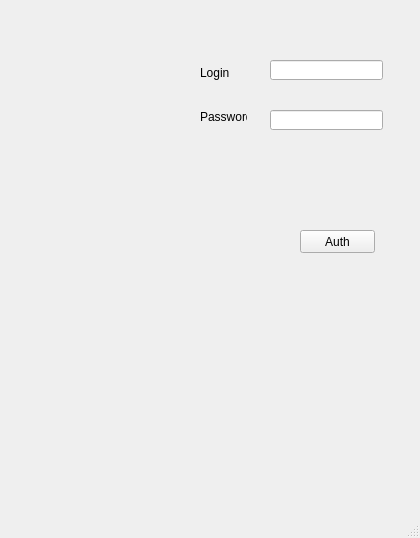
<?xml version="1.0" encoding="UTF-8"?>
<ui version="4.0">
 <class>MainWindow</class>
 <widget class="QMainWindow" name="MainWindow">
  <property name="geometry">
   <rect>
    <x>0</x>
    <y>0</y>
    <width>420</width>
    <height>538</height>
   </rect>
  </property>
  <property name="windowTitle">
   <string>MainWindow</string>
  </property>
  <widget class="QWidget" name="centralwidget">
   <widget class="QLabel" name="label_Login">
    <property name="geometry">
     <rect>
      <x>200</x>
      <y>63</y>
      <width>47</width>
      <height>20</height>
     </rect>
    </property>
    <property name="text">
     <string>Login</string>
    </property>
   </widget>
   <widget class="QLabel" name="label_Password">
    <property name="geometry">
     <rect>
      <x>200</x>
      <y>110</y>
      <width>47</width>
      <height>13</height>
     </rect>
    </property>
    <property name="text">
     <string>Password</string>
    </property>
   </widget>
   <widget class="QLineEdit" name="lineEdit_login">
    <property name="geometry">
     <rect>
      <x>270</x>
      <y>60</y>
      <width>113</width>
      <height>20</height>
     </rect>
    </property>
   </widget>
   <widget class="QLineEdit" name="lineEdit_password">
    <property name="geometry">
     <rect>
      <x>270</x>
      <y>110</y>
      <width>113</width>
      <height>20</height>
     </rect>
    </property>
   </widget>
   <widget class="QPushButton" name="pushButton">
    <property name="geometry">
     <rect>
      <x>300</x>
      <y>230</y>
      <width>75</width>
      <height>23</height>
     </rect>
    </property>
    <property name="text">
     <string>Auth</string>
    </property>
   </widget>
  </widget>
  <widget class="QMenuBar" name="menubar">
   <property name="geometry">
    <rect>
     <x>0</x>
     <y>0</y>
     <width>420</width>
     <height>21</height>
    </rect>
   </property>
  </widget>
  <widget class="QStatusBar" name="statusbar"/>
 </widget>
 <resources/>
 <connections/>
</ui>
